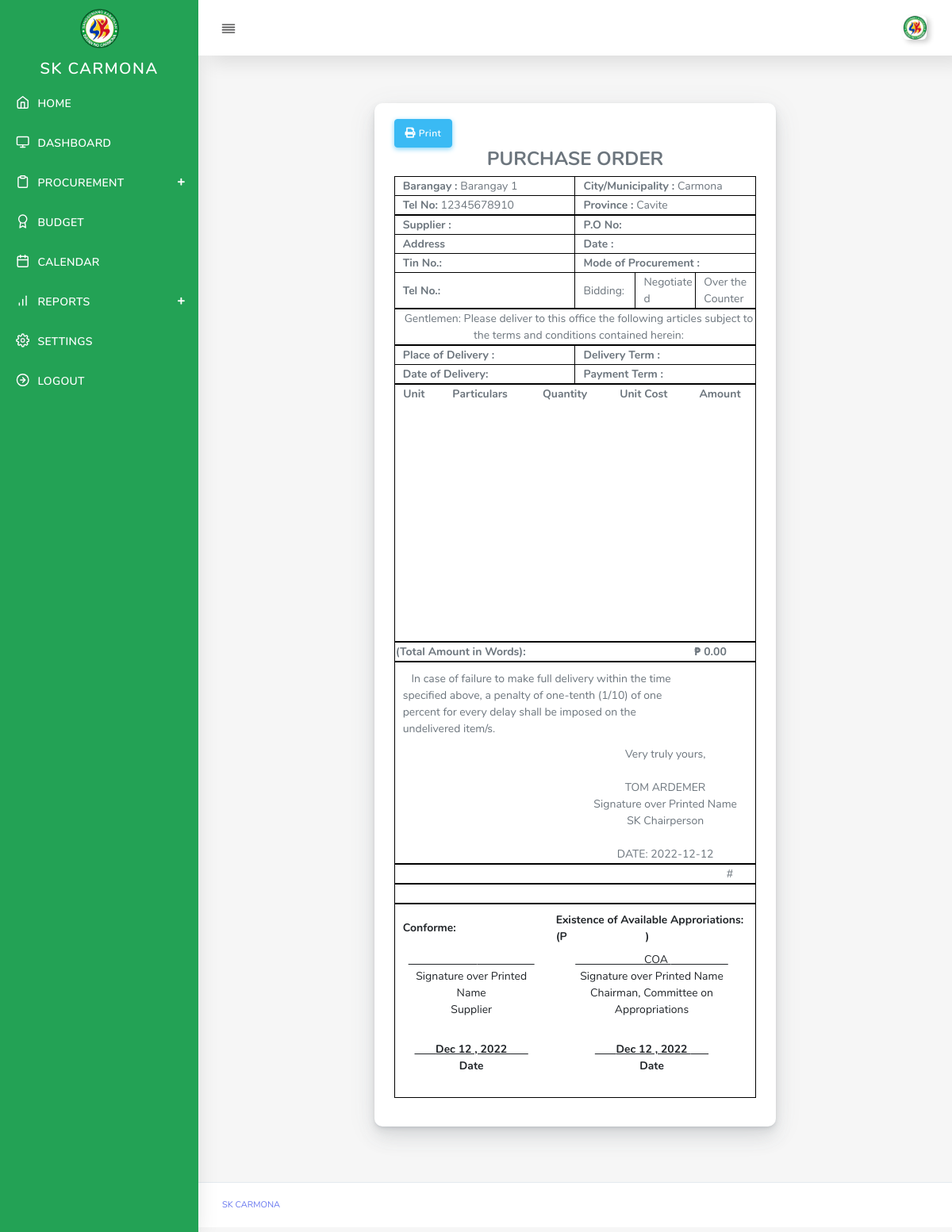
The page /user/procurement-purchase-order.php (signed in) on the database its author committed.
### tables this page shows
CREATE TABLE `skaccount` (
  `brgyID` int(11) NOT NULL,
  `barangay_name` varchar(32) NOT NULL,
  `username` varchar(32) NOT NULL,
  `password` varchar(32) NOT NULL,
  `img_profile` text NOT NULL,
  `sk_chairman` varchar(100) NOT NULL,
  `vice_chairman` varchar(100) NOT NULL,
  `secretary` varchar(100) NOT NULL,
  `member1` varchar(100) NOT NULL,
  `member2` varchar(100) NOT NULL,
  `member3` varchar(100) NOT NULL,
  `procuring` varchar(100) NOT NULL,
  `brgy_captain` varchar(100) NOT NULL,
  `committee_approriations` varchar(100) NOT NULL,
  `sk_treasurer` varchar(100) NOT NULL,
  `ai_committee` varchar(100) NOT NULL,
  `budget_officer` varchar(50) NOT NULL,
  `city` varchar(100) NOT NULL,
  `province` varchar(100) NOT NULL,
  `contact` varchar(100) NOT NULL
);

### controller/sk-procurement-reports.php (called while the page is built, shortened)
<?php
$data  = $_SESSION['brgyID'];

### user/procurement-purchase-order.php (the view, shortened to what this page needs)
<?php include('header.php'); ?>
<?php include('nav.php'); ?>
<?php include('../controller/sk-procurement-reports.php'); ?>
	<div class="main-content">
	<div class="row justify-content-center">
	 <div class="col-7">
		    <div class="card">
                  <div class="card-body">
				  <button class="btn btn-info btn-md" type="button" onclick="printDiv('printableArea')"/><i class="fas fa-print"></i> Print </button>
					<?php
					$proid = base64_decode(urldecode($_GET['data']));
					$pr	   = $mysqli->query("SELECT * FROM purchase_order where brgy_id='$data' and pro_id='$proid'");
					$prres = $pr->fetch_assoc();
					$brgy	 = $mysqli->query("SELECT * FROM skaccount where brgyID ='$data'");
					$brgyres = $brgy->fetch_assoc();
					?>
				  <div id="printableArea">
					  <center><h4> PURCHASE ORDER </h4> </center>
					  <table class="table-1" style="border:1px solid black;" >
						<tr>
							<td colspan="6"> <strong> Barangay : </strong>  <?php echo $brgyres['barangay_name'];?></td>
							<td colspan="6"><strong> City/Municipality :</strong>  <?php echo $brgyres['city'];?></td>
						</tr>
						<tr>
							<td colspan="6"><strong> Tel No:</strong>  <?php echo $brgyres['contact'];?></td>
							<td colspan="6"><strong> Province : </strong> <?php echo $brgyres['province'];?> </td>
						</tr>
                      </table>
					   <table class="table-1" style="border:1px solid black;" >
						<tr>
							<td colspan="6"> <strong> Supplier : </strong>  <?php echo $prres['supplier'];?></td>
							<td colspan="6"><strong> P.O No:</strong>  <?php echo $prres['pono'];?></td>
						</tr>
						<tr>
							<td colspan="6"><strong> Address</strong>  <?php echo $prres['address'];?></td>
							<td colspan="6"><strong> Date : </strong> <?php echo $prres['datepo'];?> </td>
						</tr>
						<tr>
							<td colspan="6">
							<strong> Tin No.: </strong>  <?php echo $prres['tin'];?>
							</td>
							<td colspan="6"><strong> Mode of Procurement : </strong> <?php echo $prres['pro_mode'];?> </td>
						</tr>
						<tr>
						<td colspan="6">
							<strong> Tel No.: </strong>  <?php echo $prres['telno'];?>
							</td>
									<td colspan="2" > Bidding: </td>
									<td colspan="2"> Negotiated </td>
									<td colspan="2"> Over the Counter </td>
							</tr>
                      </table>
					   <table class="table-1" style="border:1px solid black;" >
						<tr>
							<td colspan="6" class="text-center"> Gentlemen: Please deliver to this office the following articles subject to the terms and conditions contained herein:</td>
						</tr>
                      </table>
					    <table class="table-1" style="border:1px solid black;" >
						<tr>
							<td colspan="6"> <strong> Place of Delivery : </strong>  <?php echo $prres['del_place'];?></td>
							<td colspan="6"><strong> Delivery Term :</strong>  <?php echo $prres['del_terms'];?></td>
						</tr>
						<tr>
							<td colspan="6"><strong> Date of Delivery:</strong>  <?php echo $prres['del_date'];?></td>
							<td colspan="6"><strong> Payment Term : </strong> <?php echo $prres['payment_terms'];?> </td>
						</tr>
                      </table>
                      <table class="table-2" style="border:1px solid black;width: 100%;">
                        <thead>
                          <tr>
                            <th class="text-center">Unit</th>
                            <th class="text-center">Particulars</th>
                            <th class="text-center">Quantity</th>
                            <th class="text-center">Unit Cost</th>
                            <th class="text-center">Amount</th>
                          </tr>
                        </thead>
						<tbody>
						<tr><td   colspan="6" class="text-center"></td></tr>
						</tbody>
                      </table>
					   <table class="table-3" style="border:1px solid black;">
						<tr>
							<td colspan="3"> <strong>(Total Amount in Words): </strong> </td>
							<td colspan="0" class="text-center"> <strong>  ₱  <?php echo number_format($total,2);?></strong> </td>
						</tr>
                      </table>
					  <table class="table-3" style="border:1px solid black;">
						<tr>
							<td colspan="5" style="padding:10px;">&nbsp;&nbsp;&nbsp;In case of failure to make full delivery within the time specified above, a penalty of one-tenth (1/10) of one percent for every delay shall be imposed on the undelivered item/s.</td>
						</tr>
							<tr>
							<td colspan="3">
							</td>
							<td colspan="3" class="text-right">
								  <center>
								  Very truly yours,<br><br>
								 <?php echo strtoupper($brgyres['sk_chairman']);?>
								  <br>
							      Signature over Printed Name
								  <br>
							      SK Chairperson
								   <br>
								   <br>
								  DATE:  <?php echo date('Y-m-d');?>
								  </center>
							</td>
						</tr>
                      </table>
					  <table class="table-3" style="border:1px solid black;">
						<tr>
							<td colspan="6">&nbsp;&nbsp;&nbsp;</td>
							<td colspan="0" class="text-center">#</td>
						</tr>
                      </table>
					   <table class="table-3" style="border:1px solid black;">
						<tr>
							<td colspan="6">&nbsp;&nbsp;&nbsp;</td>
						</tr>
                      </table>
					    <table class="table" style="border:1px solid black;" >
						<tr>
							<td colspan="6"> <strong> Conforme: </td>
							<td colspan="6"> <strong> Existence of Available Approriations: <br> (P &nbsp;&nbsp;&nbsp;&nbsp;&nbsp;&nbsp;&nbsp;&nbsp;&nbsp;&nbsp;&nbsp;&nbsp;&nbsp;&nbsp;&nbsp;&nbsp;&nbsp;&nbsp;&nbsp;&nbsp;&nbsp;&nbsp;&nbsp;&nbsp;&nbsp;)</td>
						</tr>
						<tr>
							<td colspan="6"  class="text-center">
							 <u>
							</u>
							<br> Signature over Printed Name  <br> Supplier</td>
							<td colspan="6"  class="text-center">
							 <u>
								<?php echo $brgyres['committee_approriations'];?>
							</u>
							<br> Signature over Printed Name  <br> Chairman, Committee on Appropriations</td>
						</tr>
						<tr style=" height: 100px;">
							<?php
							$date  = date_create(date('Y-m-d'));
							$today = date_format($date,"M d , Y ");
							?>
							<td colspan="6" class="text-center"> <strong>  <u>&nbsp;&nbsp;&nbsp; &nbsp;&nbsp;&nbsp;<?php echo $today;?>&nbsp;&nbsp;&nbsp;&nbsp;&nbsp;&nbsp;</u><br> Date </td>
							<td colspan="6" class="text-center"> <strong>  <u>&nbsp;&nbsp;&nbsp; &nbsp;&nbsp;&nbsp;<?php echo $today;?>&nbsp;&nbsp;&nbsp;&nbsp;&nbsp;&nbsp;</u><br> Date </td>
						</tr>
                      </table>
                  </div>
                </div>
                </div>
           </div>
           </div>
   </div>
<?php require('footer.php'); ?>

### user/nav.php (shortened to what this page needs)
<?php
include('../config/database.php');
$data     = $_SESSION['brgyID'];
$settings1 = $mysqli->query("SELECT * FROM skaccount where brgyID ='$data'");
while($val1 = $settings1->fetch_object()){
	$profile =  $val1->img_profile;
}
?>
<body>
  <div id="app">
    <div class="main-wrapper main-wrapper-1">
      <div class="navbar-bg"></div>
      <nav class="navbar navbar-expand-lg main-navbar sticky">
        <div class="form-inline mr-auto">
          <ul class="navbar-nav mr-3">
            <li><a href="#" data-toggle="sidebar" class="nav-link nav-link-lg collapse-btn"> <i data-feather="align-justify"></i></a></li>
          </ul>
        </div>
        <ul class="navbar-nav navbar-right">
          <li class="dropdown"><a href="#" data-toggle="dropdown"
              class="nav-link dropdown-toggle nav-link-lg nav-link-user"> <img alt="image" src="../assets/img/barangay/<?php echo $profile;?>"
                class="user-img-radious-style"> <span class="d-sm-none d-lg-inline-block"></span></a>
          </li>
        </ul>
      </nav>
      <div class="main-sidebar sidebar-style-2">
        <aside id="sidebar-wrapper" >
          <div class="sidebar-brand">
            <a href="#"> <img alt="image" src="../assets/img/sk-logo.png" class="header-logo" />
            </a>
          </div>
          <ul class="sidebar-menu" style="background-color:#23a255 !important;">
            <li class="menu-header"><center>SK CARMONA</center></li>
            <li class="dropdown <?php echo $index;?>">
              <a href="index.php" class="nav-link"><i data-feather="home"></i><span>HOME</span></a>
            </li>
			<li class="dropdown <?php echo $dashboard;?>">
              <a href="dashboard.php" class="nav-link"><i data-feather="monitor"></i><span>DASHBOARD</span></a>
            </li>
			<li class="dropdown <?php echo $procurement;?>">
              <a href="procurement.php" class="menu-toggle nav-link has-dropdown"><i data-feather="clipboard"></i><span>PROCUREMENT</span></a>
            </li>
			<li class="dropdown <?php echo $budget;?>">
              <a href="budget.php" class="nav-link"><i data-feather="award"></i><span>BUDGET </span></a>
            </li>
			<li class="dropdown <?php echo $calendar;?>">
              <a href="calendar.php" class="nav-link"><i data-feather="calendar"></i><span>CALENDAR </span></a>
            </li>
			<li class="dropdown <?php echo $reports;?>">
              <a href="announcement.php" class="menu-toggle nav-link has-dropdown"><i data-feather="bar-chart"></i><span>REPORTS </span></a>
            </li>
			<li class="dropdown <?php echo $settings;?>">
              <a href="settings.php" class="nav-link"><i data-feather="settings"></i><span> SETTINGS </span></a>
            </li>
			<li class="dropdown ">
              <a href="logout.php" class="nav-link"><i data-feather="arrow-right-circle"></i><span>LOGOUT</span></a>
            </li>
          </ul>
        </aside>
      </div>

### user/procurement-purchase-order.php (style rules this page uses)
.table-1 { width: 100%; table-layout: fixed; }
.table-1 td { border: 1pt solid black; padding-left: 10px; }
.table-2 tbody tr:last-child { height:300px; }
.table-3 { width: 100%; table-layout: fixed; }

### rows shown on the page
skaccount: img_profile (picture), barangay_name "Barangay 1", city "Carmona", contact "12345678910", province "Cavite", sk_chairman "TOM ARDEMER", committee_approriations "COA"

### other values the page prints
$total "0.00"
$today "Dec 12 , 2022"
